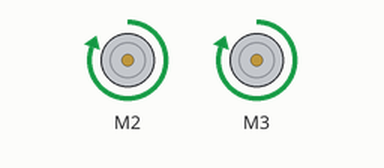
Recording of a sketch running on a simulated Arduino Uno, built with avr-gcc and run on an emulated ATmega328P. Shown: 2 × DC motor (green arrow = forward, orange = backward, longer = faster).

Above: at 0.1 s.
Timing chart, 0 to 1.6 s (numbered marks = the images above):
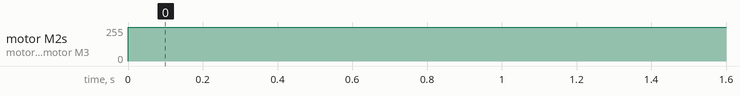

The sketch:

Motors.ino
```cpp
/*
  Author:
        Matt Tucker
  Description:
        Motor test code- Here we want to predict and write AS MUCH, of the code that will
        be directly responsible for controlling the motors, as possible. That way, when it comes
        time to puting the cde all together, there won't be AS MUCH to do.
  Note:
        If your motors aren't moving in the correct directions you can always flip the wires or
        change the code to reflect this.

*/
//***Motors***
#include <AFMotor.h>
AF_DCMotor motor1(2);
AF_DCMotor motor2(3);
//********END*****//

void setup()
{
  Serial.begin(9600);
  //***Motors***
  motor1.setSpeed(255);
  motor2.setSpeed(255);
  motor1.run(RELEASE);
  motor2.run(RELEASE);
  //********END*****//
}

//***Motors***
void Forward()
{
  motor1.setSpeed(255);
  motor2.setSpeed(255);
  motor1.run(FORWARD);
  motor2.run(FORWARD);
  delay(500);
}
void VearLeft()
{
  motor1.setSpeed(200);
  motor2.setSpeed(100);
  motor1.run(FORWARD);
  motor2.run(FORWARD);
  delay(1000);
}
void VearRight()
{
  motor1.setSpeed(100);
  motor2.setSpeed(200);
  motor1.run(FORWARD);
  motor2.run(FORWARD);
  delay(1000);
}
void TurnLeft()
{
  motor1.run(FORWARD);
  motor2.run(BACKWARD);
  delay(1000);
}
void TurnRight()
{
  motor1.run(BACKWARD);
  motor2.run(FORWARD);
  delay(1000);
}
void Backward()
{
  motor1.setSpeed(200);
  motor2.setSpeed(200);
  motor1.run(BACKWARD);
  motor2.run(BACKWARD);
  delay(1000);
}
void RevLeft()
{
  motor1.setSpeed(100);
  motor2.setSpeed(200);
  motor1.run(BACKWARD);
  motor2.run(BACKWARD);
  delay(1000);
}
void RevRight()
{
  motor1.setSpeed(200);
  motor2.setSpeed(100);
  motor1.run(BACKWARD);
  motor2.run(BACKWARD);
  delay(1000);
}
void Stop()
{
  motor1.run(BRAKE);
  motor2.run(BRAKE);
}
//********END*****/
void loop()
{
  Forward();
}
```

Measured:
- by itself, motor M2, motor M3: stopped → forward 255/255 at 0.00 s
